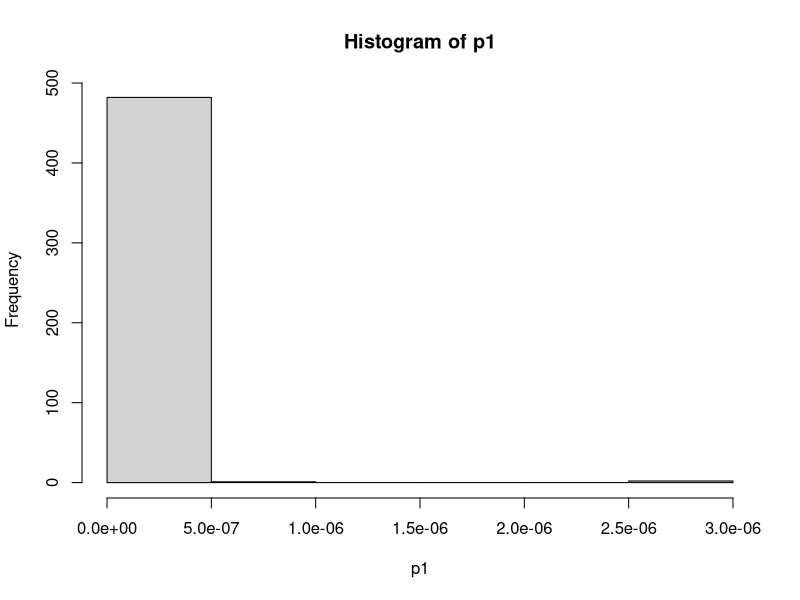
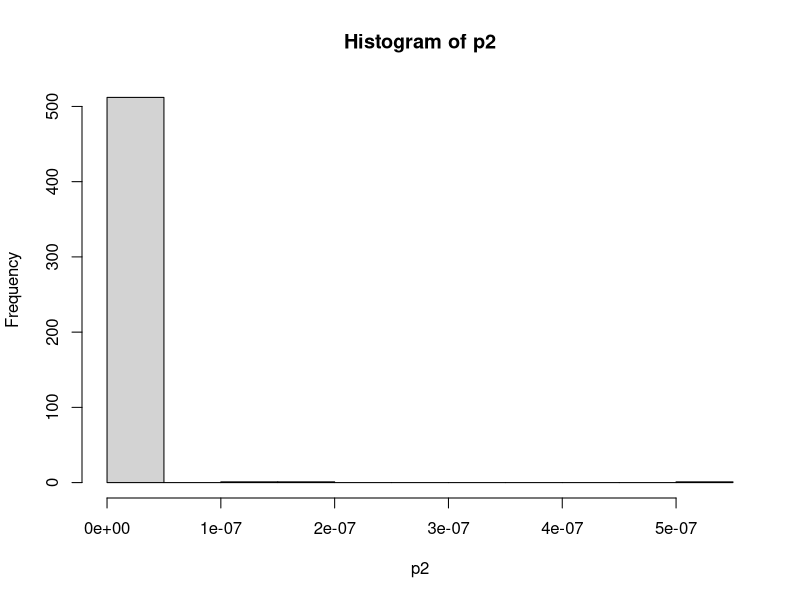

Recreate these plots in R, in order.
## ---- chunk 1
#simple setup: standard linear model Y=Xβ+ε. 

set.seed(610)

n <- 100
p <- 10 

X <- matrix(rnorm(n*p), n, p)
beta <- c(1, -1, rep(0, p-2))
e <- rnorm(n)
y <- X %*% beta + e  
## ---- chunk 2
#approach: remove one predictor at a time based on the smallest RSS

backward_stepwise <- function(dat) {
  cols <- names(dat)
  pred <- cols[cols != "y"]

  while (TRUE) {
    k <- length(pred)
    if (k == 0) break

    fm <- paste(pred, collapse = "+")

    form <- as.formula(paste("y ~", fm))
    model <- lm(form, dat)

    if (k == 1) break

        rss_vec <- numeric(k)
    
    for (i in 1:k) {
      nw_pred <- pred[-i]
      nw_fm <- paste(nw_pred, collapse = "+")
      nw_form <- as.formula(paste("y ~", nw_fm))
      nw_model <- lm(nw_form, dat)
      rss_vec[i] <- sum(nw_model$residuals^2)
    }

    rss_min <- which.min(rss_vec)
    pred <- pred[-rss_min]
  }

  model
}
## ---- chunk 3
#sim
set.seed(610)
n <- 100
p <- 10
beta_true <- c(1, -1, rep(0, p - 2))

simulation_num <- 1000

#p-value & variable selection 
select_matrix <- matrix(0, nrow = simulation_num, ncol = 10)
colnames(select_matrix) <- paste0("X", 1:10)

p_matrix <- matrix(NA, nrow = simulation_num, ncol = 2)
colnames(p_matrix) <- c("X1", "X2")

#simulation 
for (i in 1:simulation_num) {
  X <- matrix(rnorm(n * p), n, p)
  e <- rnorm(n)
  y <- X %*% beta_true + e  

  dat <- data.frame(y = as.numeric(y), X)
  colnames(dat) <- c("y", paste0("X", 1:p))

  model <- backward_stepwise(dat)

  
  vars <- names(coef(model))[-1]
  
  if (length(vars) > 0) {
    select_matrix[i, vars] <- 1
  }
  
  
  sm <- summary(model)$coefficients
  rowname <- rownames(sm)
  for (k in 1:length(rowname)) {
    if (rowname[k] == "X1") {
      p_matrix[i, "X1"] <- sm[k, 4]
    }
        if (rowname[k] == "X2") {
      p_matrix[i, "X2"] <- sm[k, 4]
    }
  }
}

select_prob <- apply(select_matrix, 2, mean)
select_prob

p1 <- p_matrix[, "X1"]
p2 <- p_matrix[, "X2"]

mean(p1 < 0.05, na.rm = TRUE)
mean(p2 < 0.05, na.rm = TRUE)

hist(p1)
hist(p2)

